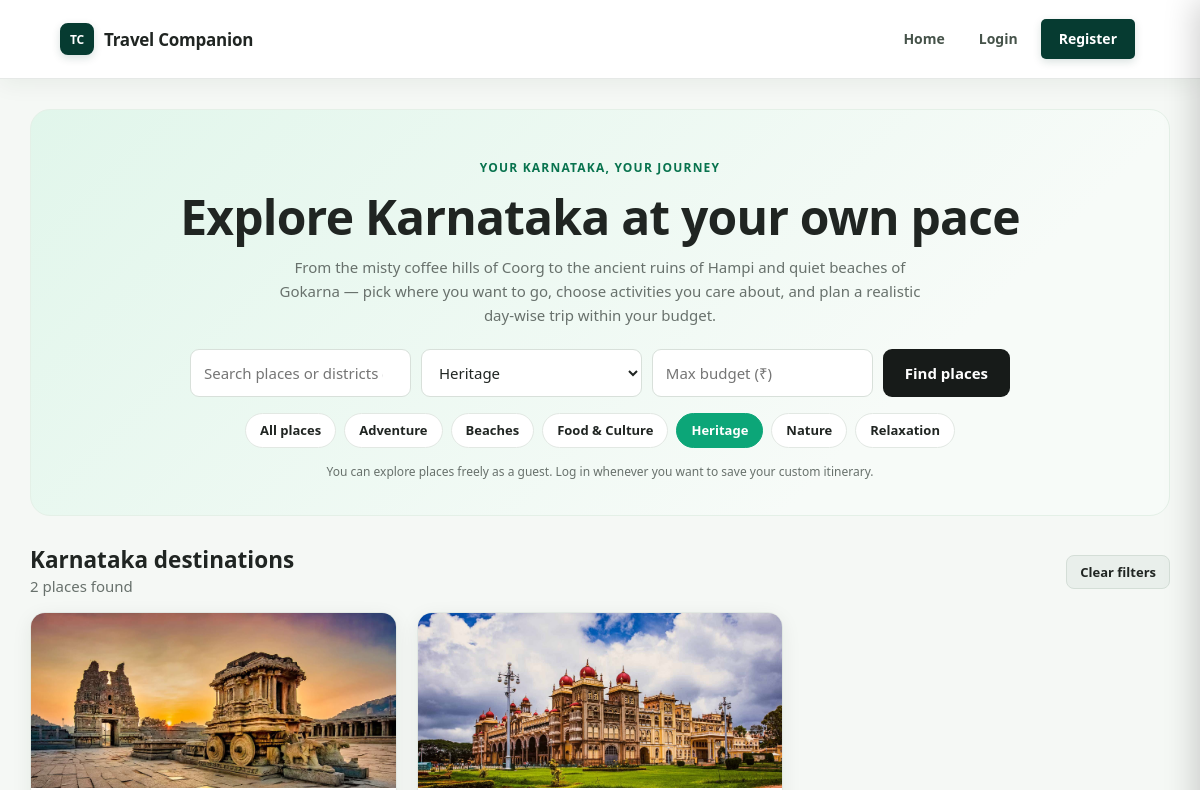
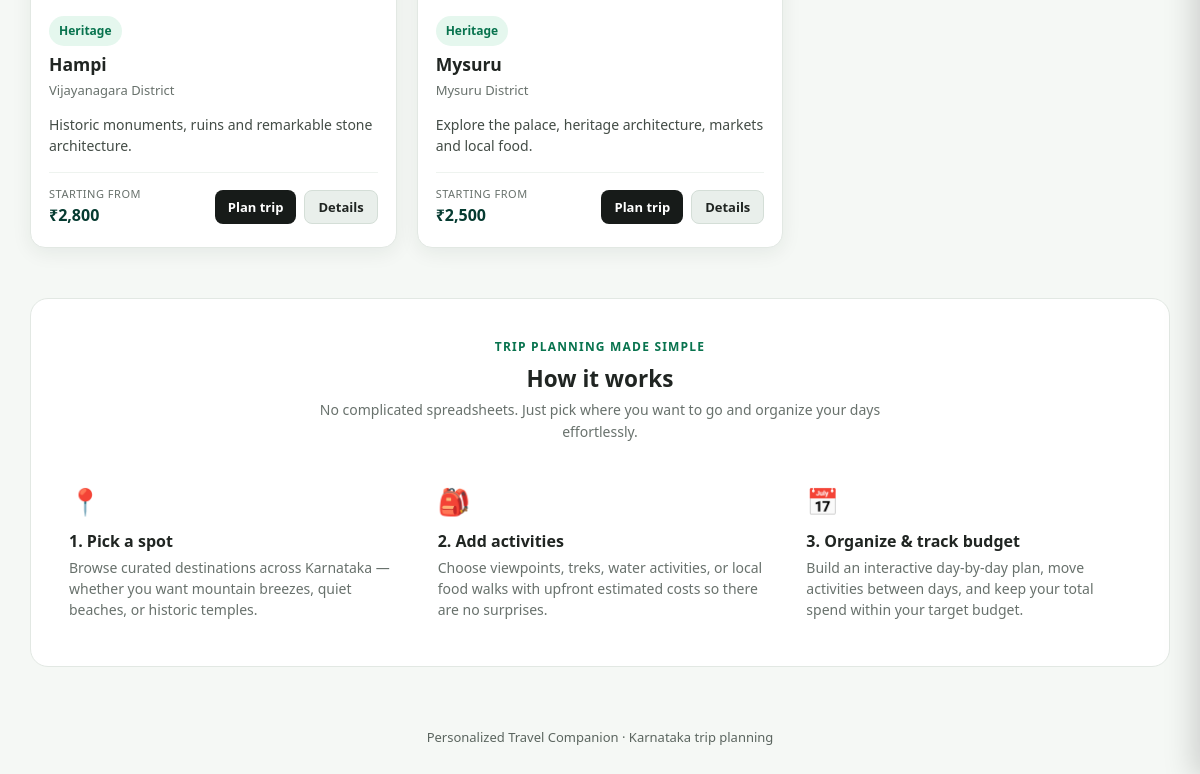
Before: /frontend/index.php?category=3 with the older database file (2 pictures, top to bottom).
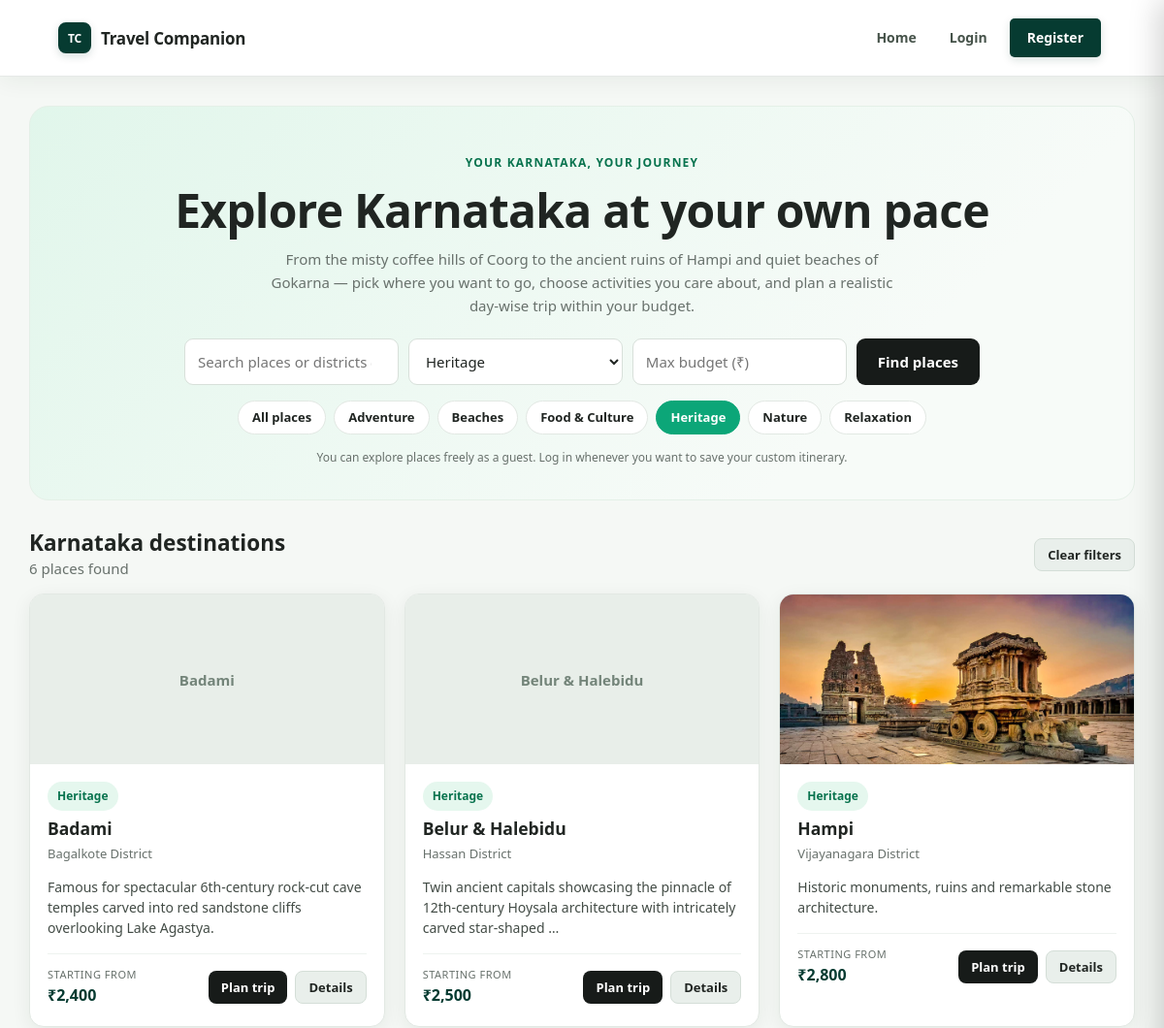
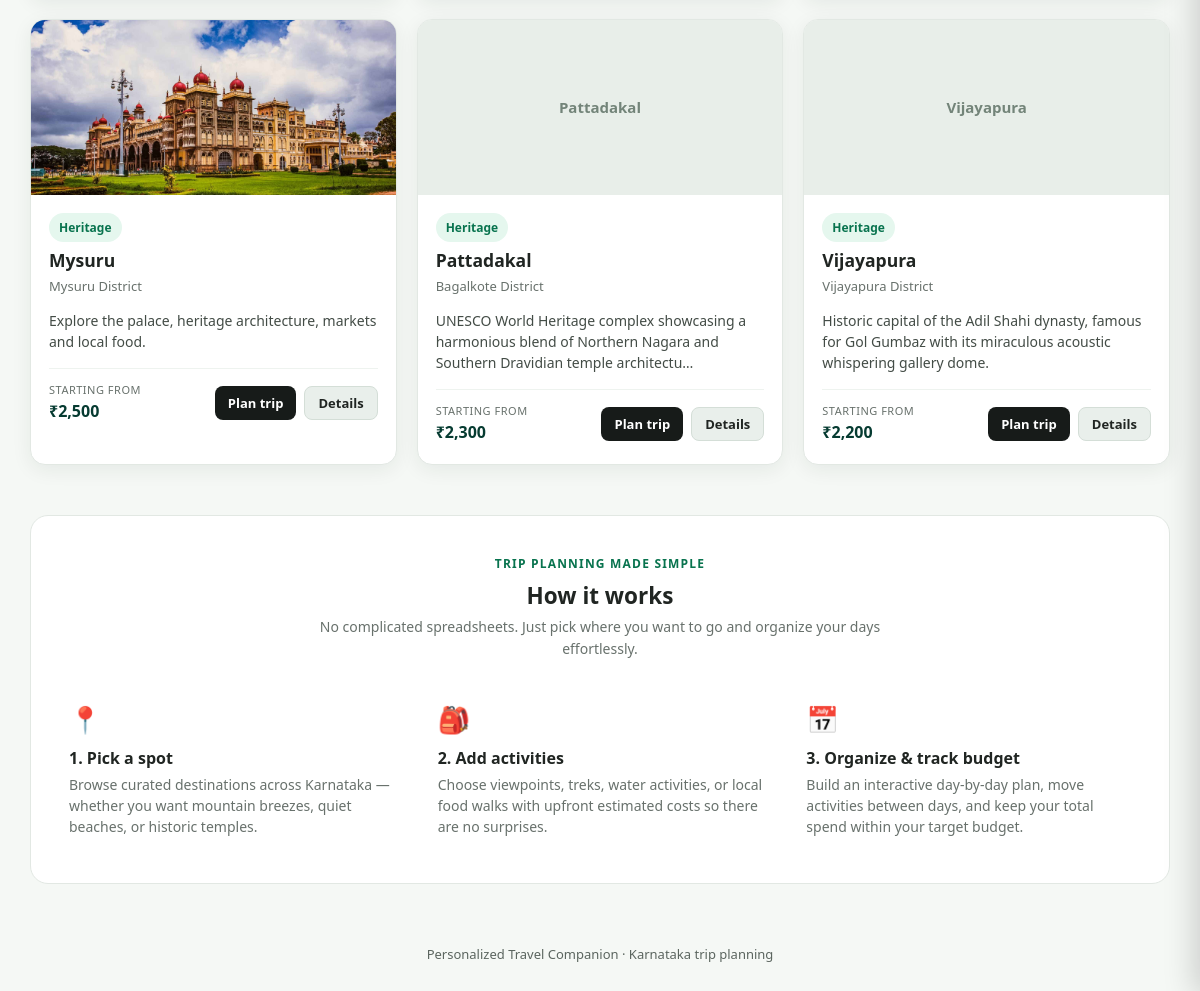
After: the same page with the newer database file (2 pictures, top to bottom).
### tables this page shows
CREATE TABLE IF NOT EXISTS categories (
    id INT AUTO_INCREMENT PRIMARY KEY,
    name VARCHAR(80) NOT NULL UNIQUE
);

CREATE TABLE IF NOT EXISTS destinations (
    id INT AUTO_INCREMENT PRIMARY KEY,
    name VARCHAR(120) NOT NULL,
    district VARCHAR(100) NOT NULL,
    category_id INT NULL,
    description TEXT,
    image_url VARCHAR(500) DEFAULT '',
    estimated_cost DECIMAL(10,2) NOT NULL DEFAULT 0,
    FOREIGN KEY (category_id)
        REFERENCES categories(id)
        ON DELETE SET NULL
);

### backend/destinations.php (called while the page is built, shortened)
<?php
function ensure_extended_destinations_seeded(PDO $pdo): void
{
    static $seeded = false;
    if ($seeded) {
        return;
    }
    try {
        $count = (int) $pdo->query('SELECT COUNT(*) FROM destinations')->fetchColumn();
        if ($count >= 15) {
            $seeded = true;
            return;
        }
        $catStmt = $pdo->query('SELECT id, name FROM categories');
        $catMap = [];
        while ($row = $catStmt->fetch()) {
            $catMap[$row['name']] = (int) $row['id'];
        }
        foreach ($extraDestinations as $item) {
            $check = $pdo->prepare('SELECT id FROM destinations WHERE name = ?');
            $check->execute([$item['name']]);
            $existingId = $check->fetchColumn();
            $destId = 0;
            if (!$existingId) {
                $catId = $catMap[$item['category']] ?? null;
                $ins = $pdo->prepare(
                    'INSERT INTO destinations (name, district, category_id, description, image_url, estimated_cost)
                     VALUES (?, ?, ?, ?, ?, ?)'
                );
                $ins->execute([
                    $item['name'],
                    $item['district'],
                    $catId,
                    $item['desc'],
                    $item['image'],
                    $item['cost'],
                ]);
                $destId = (int) $pdo->lastInsertId();
            } else {
                $destId = (int) $existingId;
            }
            if ($destId > 0 && !empty($item['activities'])) {
                $actCheck = $pdo->prepare('SELECT COUNT(*) FROM activities WHERE destination_id = ?');
                $actCheck->execute([$destId]);
            }
        }
        $seeded = true;
    } catch (Throwable $e) {
    }
}
function get_all_destinations(PDO $pdo, string $q = '', int $categoryId = 0, $budget = null): array
{
    ensure_extended_destinations_seeded($pdo);
    $sql = "SELECT d.*, c.name AS category_name
            FROM destinations d
            LEFT JOIN categories c ON c.id = d.category_id
            WHERE 1=1";
    $params = [];
    $q = trim($q);
    if ($categoryId > 0) {
        $sql .= " AND d.category_id = ?";
        $params[] = $categoryId;
    }
    $sql .= " ORDER BY d.name";
    $stmt = $pdo->prepare($sql);
    $stmt->execute($params);
    return $stmt->fetchAll();
}
function get_destination_categories(PDO $pdo): array
{
    return $pdo->query("SELECT * FROM categories ORDER BY name")->fetchAll();
}

### backend/helpers.php (called while the page is built, shortened)
<?php
if (!function_exists('e')) {
    function e(?string $value): string {
        return htmlspecialchars($value ?? '', ENT_QUOTES, 'UTF-8');
    }
}
if (!function_exists('asset_url')) {
    function asset_url(string $path): string {
        if ($path === '' || preg_match('/^https?:\/\//i', $path)) {
            return $path;
        }
        $script = $_SERVER['SCRIPT_NAME'] ?? '';
        $inAdmin = strpos($script, '/admin') !== false;
        $prefix = $inAdmin ? '../' : '';
        return $prefix . ltrim($path, '/');
    }
}

### frontend/index.php (the view, shortened to what the changed rows need)
<?php
require_once dirname(__DIR__) . '/backend/destinations.php';
$q = trim($_GET['q'] ?? '');
$category = (int) ($_GET['category'] ?? 0);
$minBudget = trim($_GET['budget'] ?? '');
$destinations = get_all_destinations($pdo, $q, $category, $minBudget);
$categories = get_destination_categories($pdo);
require_once __DIR__ . '/includes/header.php';
?>
<section class="hero">
    <h1>Explore Karnataka at your own pace</h1>
    <div class="pills-bar">
        <a href="index.php" class="pill <?= ($category === 0 && empty($q) && empty($minBudget)) ? 'active' : '' ?>">
            All places
        </a>
        <?php foreach ($categories as $c): ?>
            <a
                href="index.php?category=<?= (int) $c['id'] ?>"
                class="pill <?= ($category === (int) $c['id']) ? 'active' : '' ?>"
            >
                <?= e($c['name']) ?>
            </a>
        <?php endforeach; ?>
    </div>
</section>
<div class="between" style="margin-top: 28px; margin-bottom: 14px;">
    <div>
        <h2 style="margin: 0;">Karnataka destinations</h2>
        <span class="muted">
            <?= count($destinations) ?> <?= count($destinations) === 1 ? 'place' : 'places' ?> found
        </span>
    </div>
</div>
<div class="grid">
    <?php foreach ($destinations as $d): ?>
        <article class="card destination">
            <?php if (!empty($d['image_url'])): ?>
                <img
                    src="<?= e(asset_url($d['image_url'])) ?>"
                    alt="<?= e($d['name']) ?> in <?= e($d['district']) ?> district"
                    loading="lazy"
                    onerror="this.style.display='none'; if(this.nextElementSibling) this.nextElementSibling.style.display='flex';"
                >
                <div style="display: none; height: 175px; background: #e8eee9; align-items: center; justify-content: center; color: #738479; font-weight: 600;">
                    <?= e($d['name']) ?>
                </div>
            <?php else: ?>
                <div style="height: 175px; background: #e8eee9; display: flex; align-items: center; justify-content: center; color: #738479; font-weight: 600;">
                    <?= e($d['name']) ?>
                </div>
            <?php endif; ?>
            <div class="body">
                <span class="tag">
                    <?= e($d['category_name'] ?? 'Explore') ?>
                </span>
                <h3 style="margin-top: 8px; margin-bottom: 4px;"><?= e($d['name']) ?></h3>
                <p class="muted" style="margin-top: 0; margin-bottom: 10px; font-size: 13px;">
                    <?= e($d['district']) ?> District
                </p>
                <p style="font-size: 14px; line-height: 1.5; color: #434c46; margin-bottom: 16px;">
                    <?= e(mb_strimwidth($d['description'] ?? '', 0, 120, '…')) ?>
                </p>
                <div class="between" style="border-top: 1px solid #eef3ef; padding-top: 12px; align-items: center;">
                    <div>
                        <span class="muted" style="display: block; font-size: 11px; text-transform: uppercase; letter-spacing: 0.5px;">Starting from</span>
                        <strong style="color: var(--deep); font-size: 16px;">
                            ₹<?= number_format((float) $d['estimated_cost']) ?>
                        </strong>
                    </div>
                    <div style="display: flex; gap: 8px;">
                        <a
                            class="btn small"
                            href="plan_trip.php?destination_id=<?= (int) $d['id'] ?>"
                            aria-label="Plan a trip to <?= e($d['name']) ?>"
                        >
                            Plan trip
                        </a>
                        <a
                            class="btn small secondary"
                            href="destination.php?id=<?= (int) $d['id'] ?>"
                            aria-label="View details for <?= e($d['name']) ?>"
                        >
                            Details
                        </a>
                    </div>
                </div>
            </div>
        </article>
    <?php endforeach; ?>
</div>
<section style="margin-top: 50px; padding: 34px 26px; background: #ffffff; border: 1px solid var(--line); border-radius: 18px;">
    <div style="text-align: center; max-width: 620px; margin: 0 auto 26px;">
        <h2 style="margin: 8px 0 6px;">How it works</h2>
    </div>
</section>
<?php require_once __DIR__ . '/includes/footer.php'; ?>

Changed rows visible on the page:
added destinations: name "Badami", category.name "Heritage", district "Bagalkote", description "Famous for spectacular 6th-century rock-cut cave temples carved into red sandstone cliffs overlooking Lake Agastya.", estimated_cost "2,400"
added destinations: name "Belur & Halebidu", category.name "Heritage", district "Hassan", description "Twin ancient capitals showcasing the pinnacle of 12th-century Hoysala architecture with intricately carved star-shaped …", estimated_cost "2,500"
added destinations: name "Pattadakal", category.name "Heritage", district "Bagalkote", description "UNESCO World Heritage complex showcasing a harmonious blend of Northern Nagara and Southern Dravidian temple architectu…", estimated_cost "2,300"
added destinations: name "Vijayapura", category.name "Heritage", district "Vijayapura", description "Historic capital of the Adil Shahi dynasty, famous for Gol Gumbaz with its miraculous acoustic whispering gallery dome.", estimated_cost "2,200"
Other visible differences:
count($destinations): "2" → "6"
